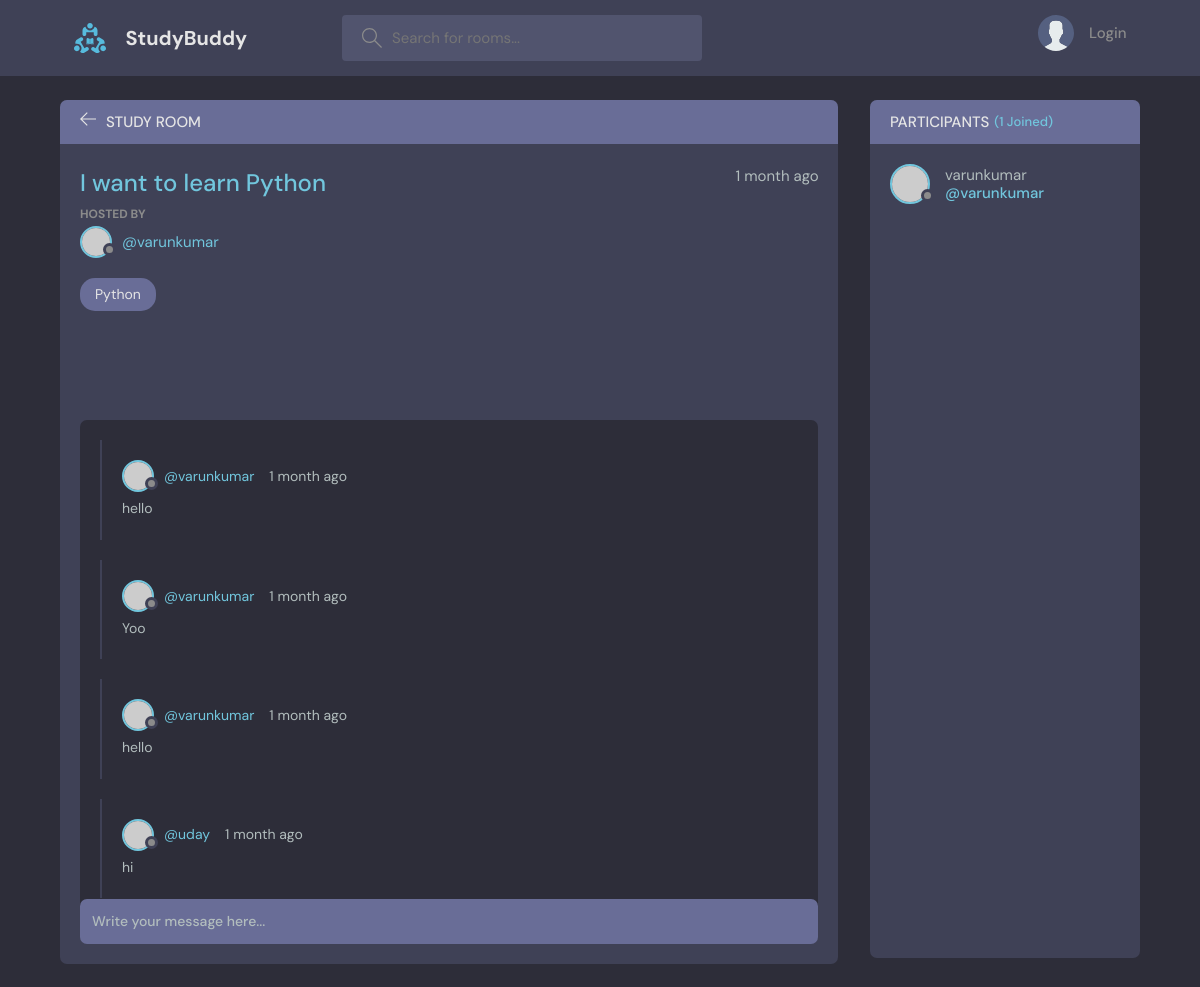
/room/5/, run on the app's committed database.
### base/models.py (models this page shows, shortened)
class Room(models.Model):
    host = models.ForeignKey(User,on_delete=models.SET_NULL,null=True)
    topic = models.ForeignKey(Topic,on_delete=models.SET_NULL,null=True)
    name=models.CharField(max_length=200)
    description=models.TextField(null=True,blank=True)
    participants=models.ManyToManyField(User,related_name='participants',blank=True)
    updated=models.DateTimeField(auto_now=True)
    created=models.DateTimeField(auto_now_add=True)
    class Meta:
        ordering=['-updated','-created']

class Topic(models.Model):
    name = models.CharField(max_length=200)
    def __str__(self):
        return self.name

class Messages(models.Model):
    user = models.ForeignKey(User,on_delete=models.CASCADE)
    room = models.ForeignKey(Room,on_delete=models.CASCADE)
    body=models.TextField()
    updated=models.DateTimeField(auto_now=True)
    created=models.DateTimeField(auto_now_add=True)
    class Meta:
        ordering=['-updated','-created']
    def __str__(self):
        return self.body[0:50]

### base/views.py (the view, shortened to what this page needs)
# urls.py: path('room/<str:pk>/',views.room,name='room'),
def room(request,pk):
    room=Room.objects.get(id=pk)
    room_messages=room.messages_set.all()
    participants=room.participants.all()
    context={'room':room,'room_messages':room_messages,'participants':participants}
    return render(request,'base/room.html',context)

### base/templates/base/room.html (shortened to what this page needs)
{% extends 'main.html' %}
{% block content%}
  <main class="profile-page layout layout--2">
    <div class="container">
      <div class="room">
        <div class="room__top">
          <div class="room__topLeft">
            <a href="{% url 'home' %}">
              <svg version="1.1" xmlns="http://www.w3.org/2000/svg" width="32" height="32" viewBox="0 0 32 32">
                <title>arrow-left</title>
                <path
                  d="M13.723 2.286l-13.723 13.714 13.719 13.714 1.616-1.611-10.96-10.96h27.625v-2.286h-27.625l10.965-10.965-1.616-1.607z"
                ></path>
              </svg>
            </a>
            <h3>Study Room</h3>
          </div>
        </div>
        <div class="room__box scroll">
          <div class="room__header scroll">
            <div class="room__info">
              <h3>{{room.name}}</h3>
              <span>{{room.created|timesince}} ago</span>
            </div>
            <div class="room__hosted">
              <p>Hosted By</p>
              <a href="{% url 'profile' room.host.id %}" class="room__author">
                <div class="avatar avatar--small">
                  <img src="https://randomuser.me/api/portraits/men/37.jpg" />
                </div>
                <span>@{{room.host}}</span>
              </a>
            </div>
            <span class="room__topics">{{room.topic}}</span>
          </div>
          <div class="room__conversation">
            <div class="threads scroll">
            {% for message in room_messages%}
              <div class="thread">
                <div class="thread__top">
                  <div class="thread__author">
                    <a href="{% url 'profile' message.user.id %}" class="thread__authorInfo">
                      <div class="avatar avatar--small">
                        <img src="https://randomuser.me/api/portraits/men/37.jpg" />
                      </div>
                      <span>@{{message.user.username}}</span>
                    </a>
                    <span class="thread__date">{{message.created|timesince}} ago</span>
                  </div>
                </div>
                <div class="thread__details">
                  {{message}}
                </div>
              </div>
            {% endfor %}
            </div>
          </div>
        </div>
        <div class="room__message">
          <form action="{% url 'room' room.id %}" method="post">
            <input type="text" name="body" placeholder="Write your message here..." />
          </form>
        </div>
      </div>
      <div class="participants">
        <h3 class="participants__top">Participants <span>({{participants.count}} Joined)</span></h3>
        <div class="participants__list scroll">
          {% for participant in participants %}
          <a href="{% url 'profile' participant.id %}" class="participant">
            <div class="avatar avatar--medium">
              <img src="https://randomuser.me/api/portraits/men/37.jpg" />
            </div>
            <p>
              {{participant.username}}
              <span>@{{participant.username}}</span>
            </p>
          </a>
          {% endfor%}
        </div>
      </div>
    </div>
  </main>
{% endblock %}

### data on the page
Room: name "I want to learn Python", created "1 month", host "varunkumar", topic "Python"
Messages: user.username "varunkumar", created "1 month", body "hello"
Messages: user.username "varunkumar", created "1 month", body "Yoo"
Messages: user.username "varunkumar", created "1 month", body "hello"
Messages: user.username "uday", created "1 month", body "hi"

### other printed values
{{ participants.count }} "1"
{{ participant.username }} "varunkumar"
